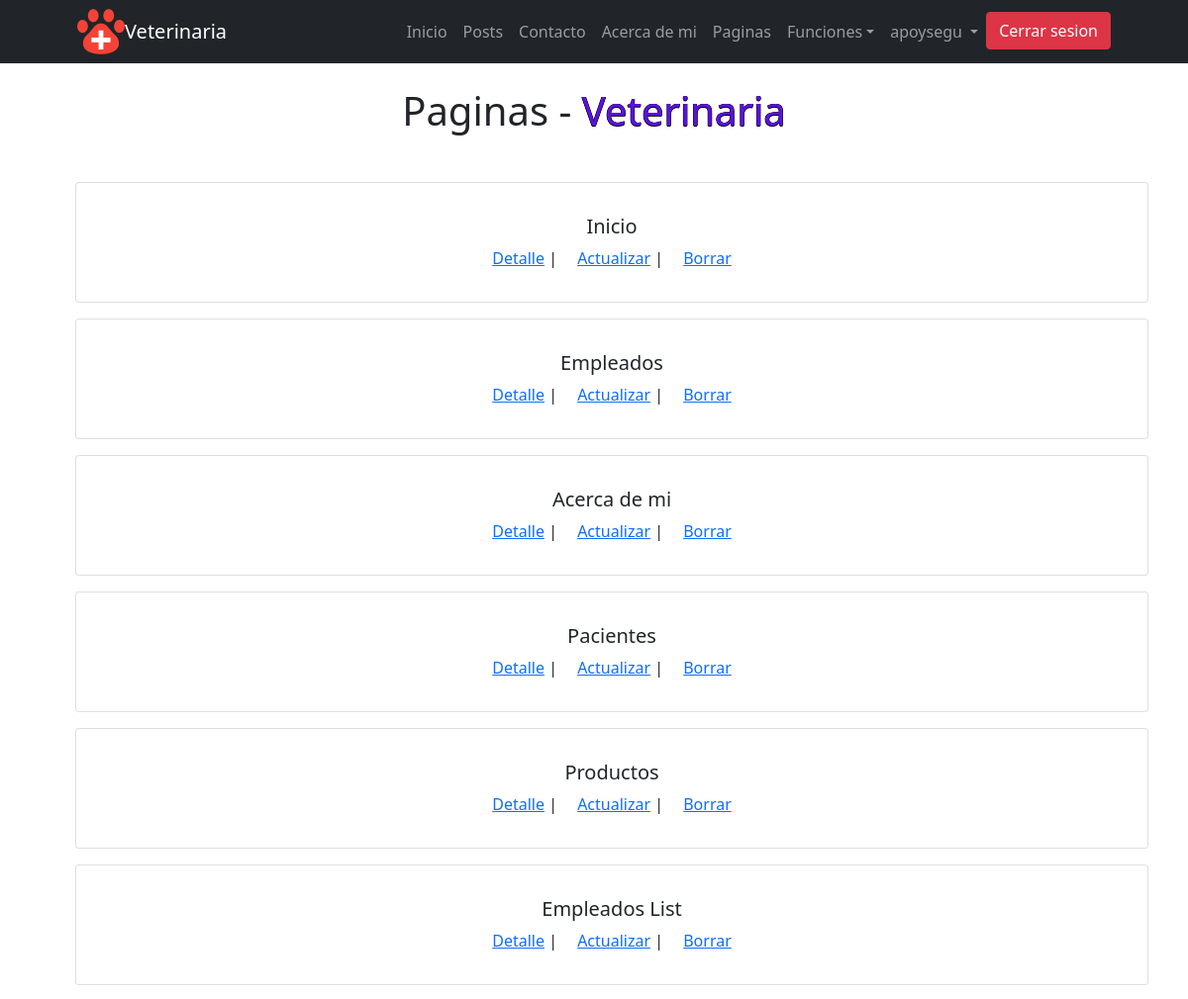
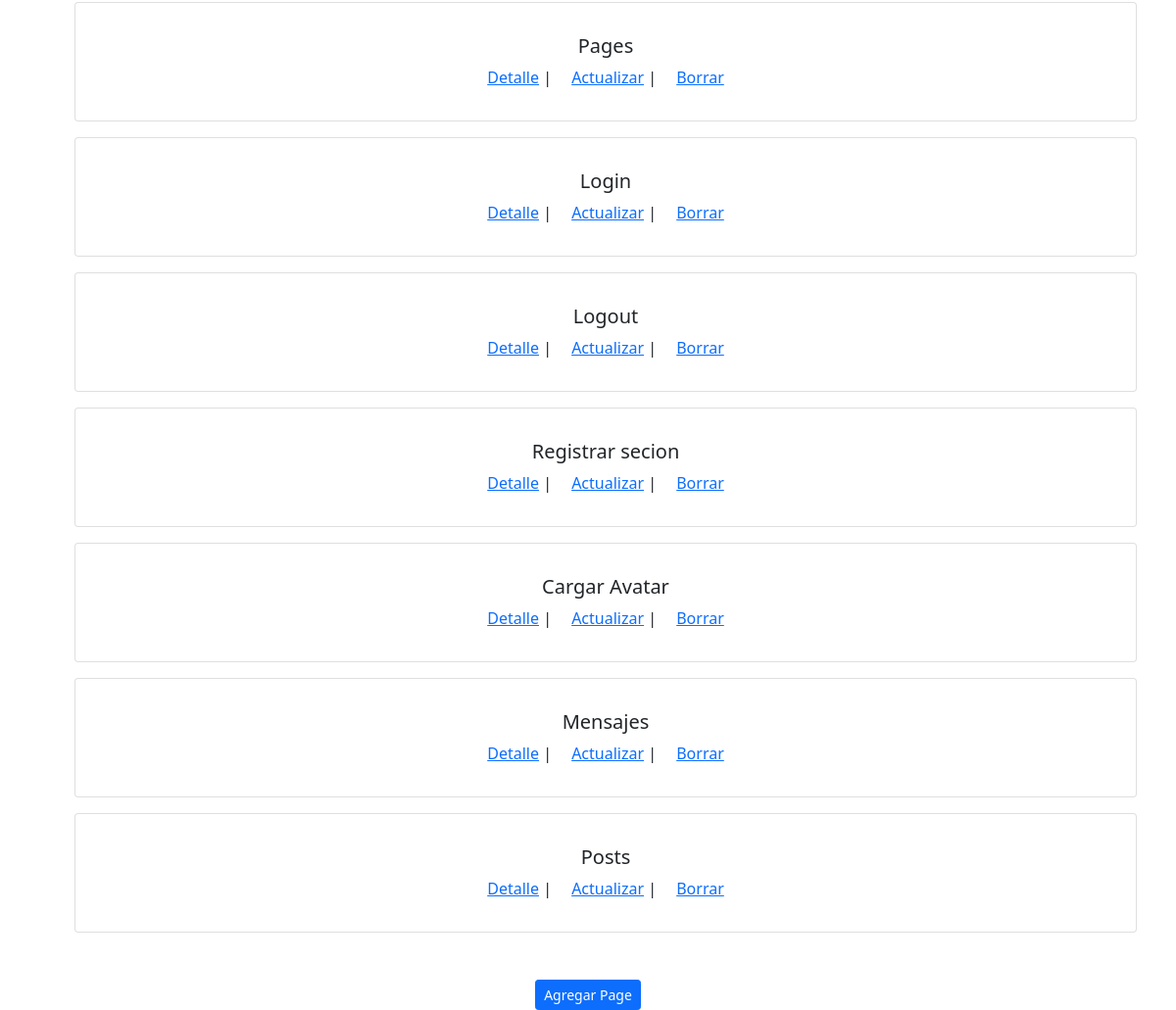
Screenshot of /pages/ (signed in) with the database file from the repository (2 pictures, top to bottom).
### veterinaria/models.py (models this page shows, shortened)
class Page(models.Model):
    id = models.AutoField(primary_key=True)
    titulo = models.CharField(max_length=50)
    contenido = models.TextField()
    slug = models.CharField('Slug', max_length = 150, unique = True)
    class Meta:
        verbose_name = 'Pagina'
        verbose_name_plural = 'Paginas'

### veterinaria/views.py (the view)
# urls.py: path('pages/', Pagina.as_view(), name='pages'),
class Pagina(LoginRequiredMixin,ListView):
    model = Page
    template_name = 'veterinaria/pages.html'

### veterinaria/templates/veterinaria/pages.html
 {% extends 'veterinaria/padre.html' %}
{% block content %}
<h1 class="text-center mt-4">Paginas - <span style="color: #5a11e2; text-shadow: -.5px 0 black, 0 .5px black, .5px 0 black, 0 -.5px black;">Veterinaria</span></h1>
<center>
<div class="container text-center m-5">
    <div class="card-columns ">
        {% for page in object_list %}
        <div class="card text-center p-3 m-3">
            <div class="card-body">
                <h5 class="card-title">{{page.titulo}}</h5>
               <a class="card-link" href="{%url 'page_detail' page.id%}">Detalle</a> |
                <a class="card-link" href="{%url 'page_update' page.id%}">Actualizar</a> |
                <a class="card-link" href="{%url 'page_delete' page.id%}">Borrar</a>
            </div>
        </div>
        {% endfor %}
    </div>
</div>
</center>
<div class="container text-center">
    <a class="btn btn-primary btn-sm" href="{% url 'page_create' %}">Agregar Page</a>
</div>
{% endblock  %}

### veterinaria/templates/veterinaria/padre.html (shortened to what this page needs)
<!DOCTYPE html>
<html lang="en">
    <head>
        {% load static  %}
        <link href="https://cdn.jsdelivr.net/npm/bootstrap-icons@1.5.0/font/bootstrap-icons.css" rel="stylesheet" />
        <link href="{% static 'veterinaria/css/styles.css'%}" rel="stylesheet" />
    </head>
    <body class="d-flex flex-column h-100">
        <main class="flex-shrink-0">
            <nav class="navbar navbar-expand-lg navbar-dark bg-dark">
                <div class="container px-5">
                    <img src="{%static 'veterinaria/assets/icons8-veterinarian-48.png'%}" alt=""><a class="navbar-brand" mx-8  href="{% url 'index' %}" >Veterinaria</a>
                    <div class="collapse navbar-collapse" id="navbarSupportedContent">
                        <ul class="navbar-nav ms-auto mb-2 mb-lg-0">
                            <li class="nav-item"><a class="nav-link" href="{% url 'index' %}">Inicio</a></li>
                            <li class="nav-item"><a class="nav-link" href="{% url 'posts' %}">Posts</a></li>
                            <li class="nav-item"><a class="nav-link" href="{% url 'contacto' %}">Contacto</a></li>
                            <li class="nav-item"><a class="nav-link" href="{% url 'about' %}">Acerca de mi</a></li>
                            <li class="nav-item"><a class="nav-link" href="{% url 'pages' %}">Paginas</a></li>
                            <li class="nav-item dropdown">
                                <a class="nav-link dropdown-toggle" href="#" id="navbarScrollingDropdown" role="button" data-bs-toggle="dropdown" aria-expanded="false">Funciones</a>
                            <li class="nav-item">
                                {% if not request.user.is_authenticated %}
                                    <a class="btn btn-primary" href="{% url 'login' %}">Iniciar sesion</a>
                                {% else %}
                                <li class="nav-item dropdown">
                                    <a class="nav-link dropdown-toggle" href="#" id="navbarScrollingDropdown" role="button" data-bs-toggle="dropdown" aria-expanded="false">
                                      {{request.user.username}}{% if imagen %}<img src = "{{imagen}}"width="30" height="30" />{% endif %}
                                    </a>
                                <li><a class="btn btn-danger" href="{% url 'logout' %}">Cerrar sesion</a></li>
                                {% endif %}
                            </li>
                        </ul>
                    </div>
                </div>
            </nav>
            {% block content %}{% endblock content %}
    </body>
</html>

### rows the page displays
Page: titulo "Inicio"
Page: titulo "Empleados"
Page: titulo "Acerca de mi"
Page: titulo "Pacientes"
Page: titulo "Productos"
Page: titulo "Empleados List"
Page: titulo "Pages"
Page: titulo "Login"
Page: titulo "Logout"
Page: titulo "Registrar secion"
Page: titulo "Cargar Avatar"
Page: titulo "Mensajes"
Page: titulo "Posts"

### other values shown
{{ request.user.username }} "apoysegu"
